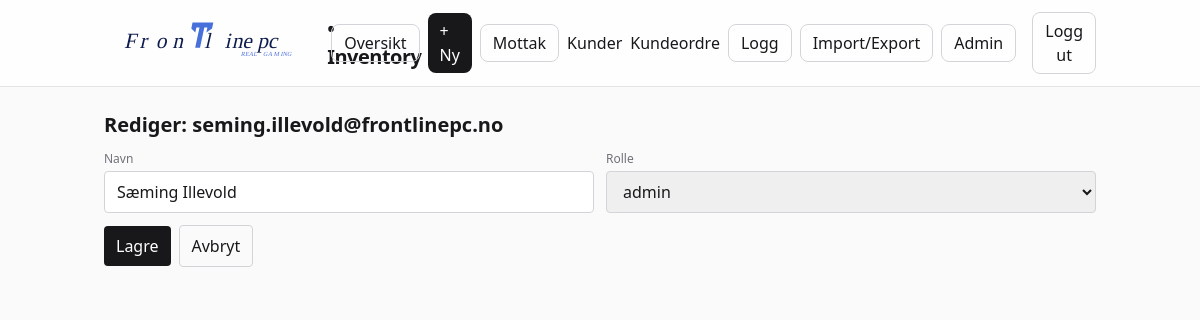
Page /admin/users/1/edit (signed in) on the committed database.
### frontline_inventory_web/app/models.py (models this page shows)
class User(Base):
    __tablename__ = "users"
    id: Mapped[int] = mapped_column(Integer, primary_key=True)
    name: Mapped[str] = mapped_column(String(120))
    email: Mapped[str] = mapped_column(String(200), unique=True, index=True)
    password_hash: Mapped[str] = mapped_column(String(255))
    role: Mapped[str] = mapped_column(String(20), default="user")  # 'admin' eller 'user'
    created_at: Mapped[datetime] = mapped_column(DateTime, default=datetime.utcnow)

### frontline_inventory_web/app/auth.py (the view)
@router.get("/admin/users/{uid}/edit", response_class=HTMLResponse)
def users_edit_page(uid: int, request: Request, db: Session = Depends(get_db), current_user: User = Depends(require_admin)):
    row = db.get(User, uid)
    if not row:
        raise HTTPException(404)
    return templates.TemplateResponse("admin_user_form.html", {"request": request, "user": current_user, "editing": True, "row": row})

### frontline_inventory_web/app/templates/admin_user_form.html (shortened to what this page needs)
{% extends "base.html" %}
{% block content %}
<h1 class="text-xl font-semibold mb-3">{{ 'Ny bruker' if not editing else ('Rediger: ' ~ row.email) }}</h1>
{% if not editing %}
<form method="post" action="/admin/users/new" class="grid md:grid-cols-2 gap-3">
  <label class="grid gap-1">
    <span class="text-xs text-zinc-500">Navn</span>
    <input name="name" required class="px-3 py-2 rounded border border-zinc-300">
  </label>
  <label class="grid gap-1">
    <span class="text-xs text-zinc-500">E‑post</span>
    <input name="email" type="email" required class="px-3 py-2 rounded border border-zinc-300">
  </label>
  <label class="grid gap-1">
    <span class="text-xs text-zinc-500">Rolle</span>
    <select name="role" class="px-3 py-2 rounded border border-zinc-300">
      <option value="user">user</option>
      <option value="admin">admin</option>
    </select>
  </label>
  <label class="grid gap-1">
    <span class="text-xs text-zinc-500">Passord</span>
    <input name="password" type="password" required class="px-3 py-2 rounded border border-zinc-300">
  </label>
  <div class="md:col-span-2 flex items-center gap-2">
    <button class="px-3 py-2 rounded bg-zinc-900 text-white" type="submit">Opprett</button>
    <a class="px-3 py-2 rounded border border-zinc-300" href="/admin/users">Avbryt</a>
  </div>
</form>
{% else %}
<form method="post" action="/admin/users/{{ row.id }}/edit" class="grid md:grid-cols-2 gap-3">
  <label class="grid gap-1">
    <span class="text-xs text-zinc-500">Navn</span>
    <input name="name" value="{{ row.name }}" required class="px-3 py-2 rounded border border-zinc-300">
  </label>
  <label class="grid gap-1">
    <span class="text-xs text-zinc-500">Rolle</span>
    <select name="role" class="px-3 py-2 rounded border border-zinc-300">
      <option value="admin" {% if row.role=='admin' %}selected{% endif %}>admin</option>
    </select>
  </label>
  <div class="md:col-span-2 flex items-center gap-2">
    <button class="px-3 py-2 rounded bg-zinc-900 text-white" type="submit">Lagre</button>
    <a class="px-3 py-2 rounded border border-zinc-300" href="/admin/users">Avbryt</a>
  </div>
</form>
{% endif %}
{% endblock %}

### rows in the picture
User: email "Rediger: seming.illevold@frontlinepc.no", name "Sæming Illevold", role "admin"
